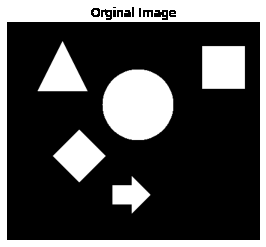
#> input picture shapes.png, 266 x 247 px
$ python componentlab.py
#> lines starting #> are read from the running program, lines starting #| are printed output that depends on the picture; after the words box and inside, x2 and y2 are one past the last pixel; in counts of white or black regions, pixels touching at a corner belong together
import cv2
import numpy as np
import matplotlib.pyplot as plt

def connected_component_label():

    # Getting the input image
    img = cv2.imread('shapes.png', 0)
#> img is the input picture: shape (247, 266); min 0, max 255, mean 74.9
    # Converting those pixels with values 1-127 to 0 and others to 1
    img = cv2.threshold(img, 127, 255, cv2.THRESH_BINARY)[1]
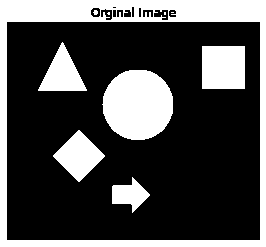
#> img: shape (247, 266); 29.3% white; 10 white regions (4 under 20 px), largest, box (x1, y1, x2, y2) and area: (0, 0, 266, 247) 10070, (102, 70, 173, 140) 3949, (202, 46, 245, 89) 1849, (53, 130, 105, 182) 1404, (38, 42, 87, 91) 1249, (112, 177, 150, 213) 722
    # Applying cv2.connectedComponents()
    num_labels, labels = cv2.connectedComponents(img)
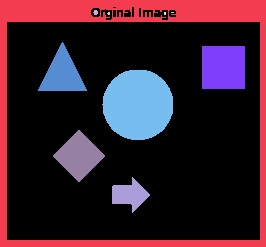
#> labels: shape (247, 266) int32; 11 distinct labels, from 0 to 10; one colour per label, 0 black
#> num_labels = 11

    # Map component labels to hue val, 0-179 is the hue range in OpenCV
    label_hue = np.uint8(179*labels/np.max(labels))
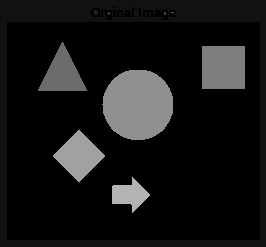
#> label_hue: shape (247, 266); min 0, max 179, mean 22.2
    blank_ch = 255*np.ones_like(label_hue)
    labeled_img = cv2.merge([label_hue, blank_ch, blank_ch])
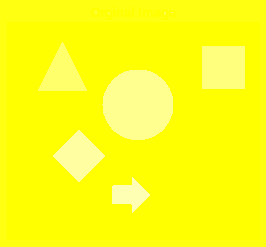
#> labeled_img: shape (247, 266, 3); mean of channels 0, 1, 2 22.2, 255, 255; drawn as B, G, R

    # Converting cvt to BGR
    labeled_img = cv2.cvtColor(labeled_img, cv2.COLOR_HSV2BGR)
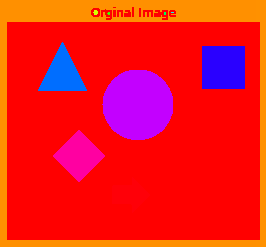
#> labeled_img: shape (247, 266, 3); mean B, G, R 30.9, 24.3, 240.5

    # set bg label to black
    labeled_img[label_hue==0] = 0
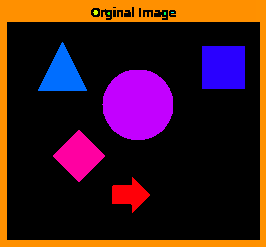
#> labeled_img: shape (247, 266, 3); mean B, G, R 30.9, 24.3, 60.3


    # Showing Original Image
    plt.imshow(cv2.cvtColor(img, cv2.COLOR_BGR2RGB))
    plt.axis("off")
    plt.title("Orginal Image")
    plt.show()

    #Showing Image after Component Labeling
    plt.imshow(cv2.cvtColor(labeled_img, cv2.COLOR_BGR2RGB))
    plt.axis('off')
    plt.title("Image after Component Labeling")
    plt.show()

connected_component_label()

$ run again, with chess.jpg saved as shapes.png
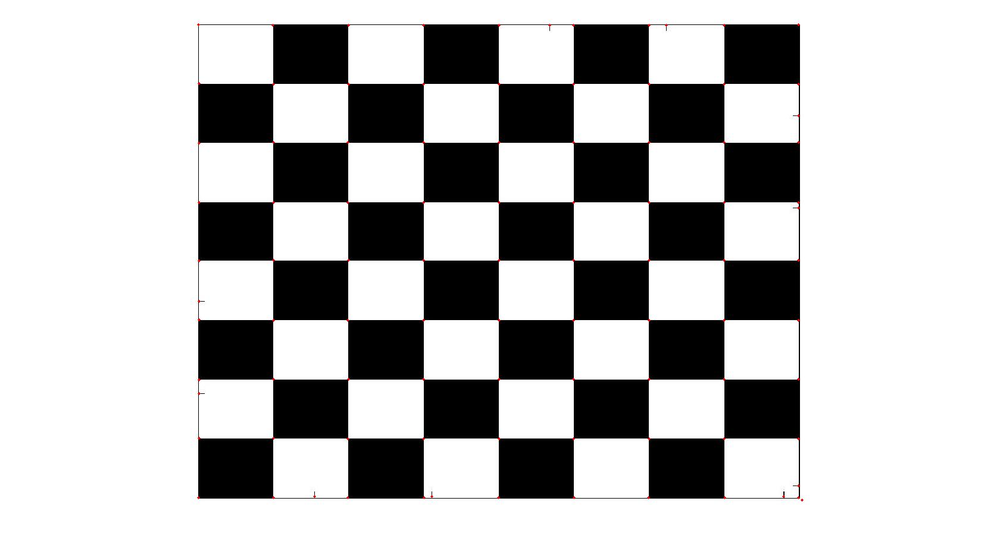
#> input picture chess.jpg, 1000 x 545 px, shrunk from 1680 x 916 before the run
#> in connected_component_label, `num_labels, labels = cv2.connectedComponents(img)`:
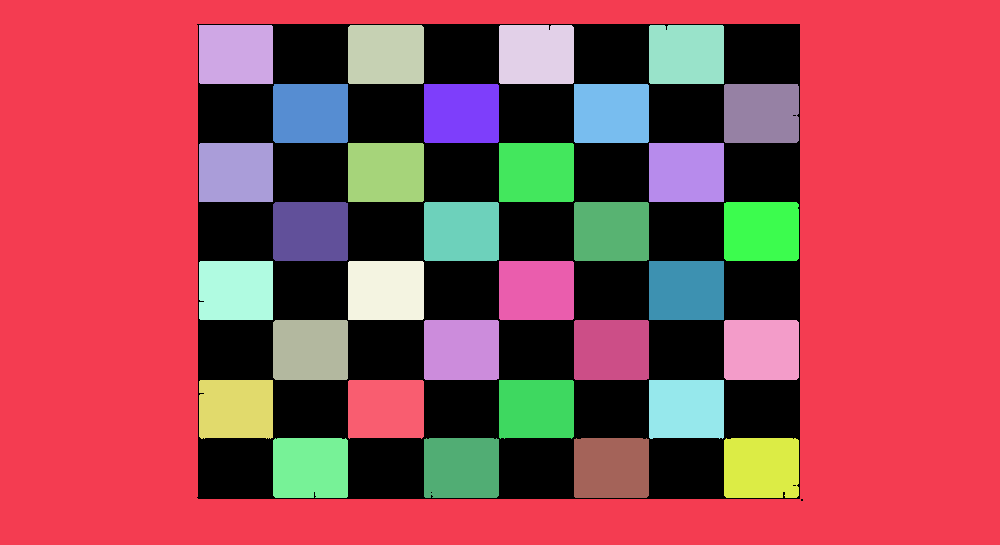
#> labels: shape (545, 1000) int32; 34 distinct labels, from 0 to 33; one colour per label, 0 black
#> num_labels = 34
#> in connected_component_label, `labeled_img[label_hue==0] = 0`:
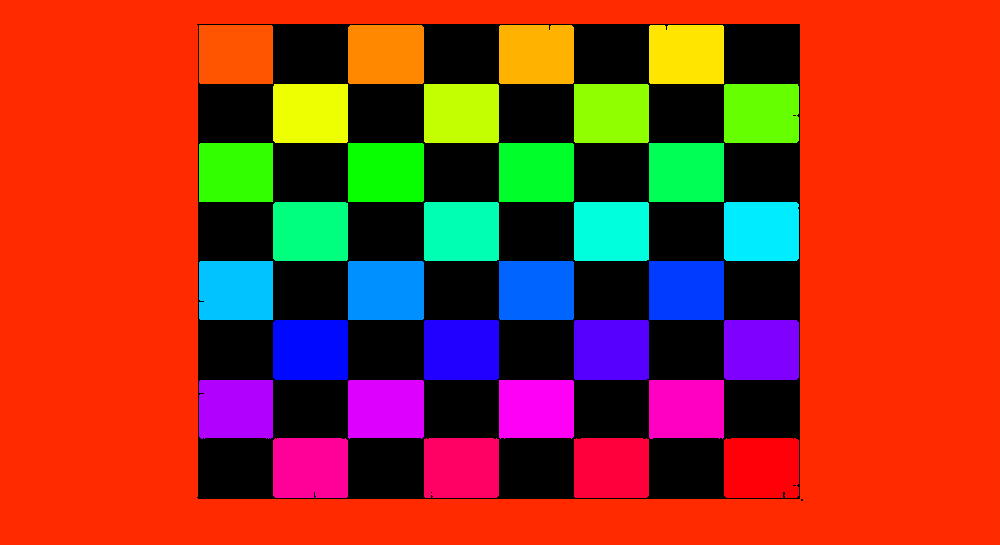
#> labeled_img: shape (545, 1000, 3); mean B, G, R 34.3, 53.8, 153.1
